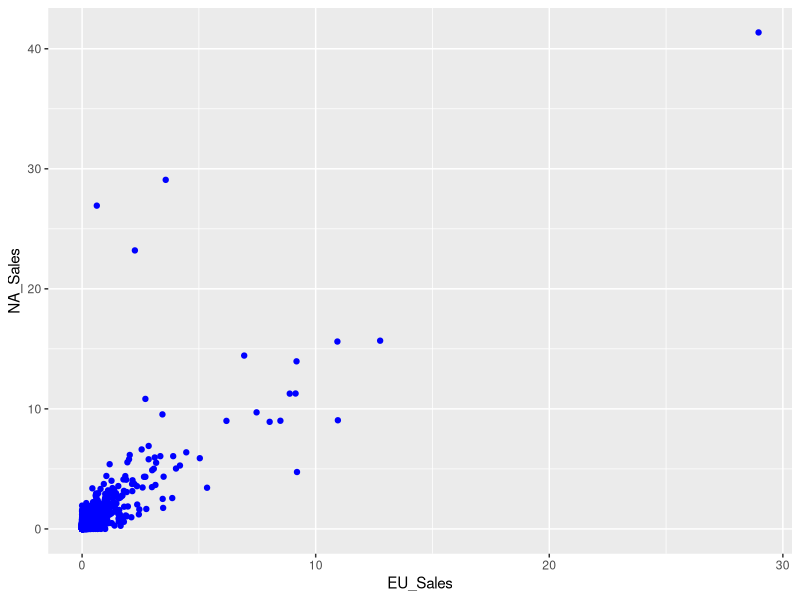
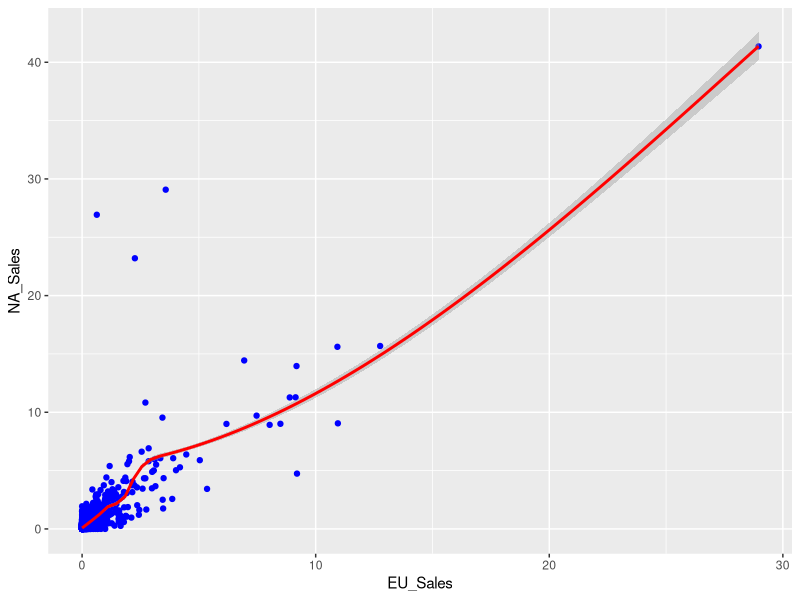
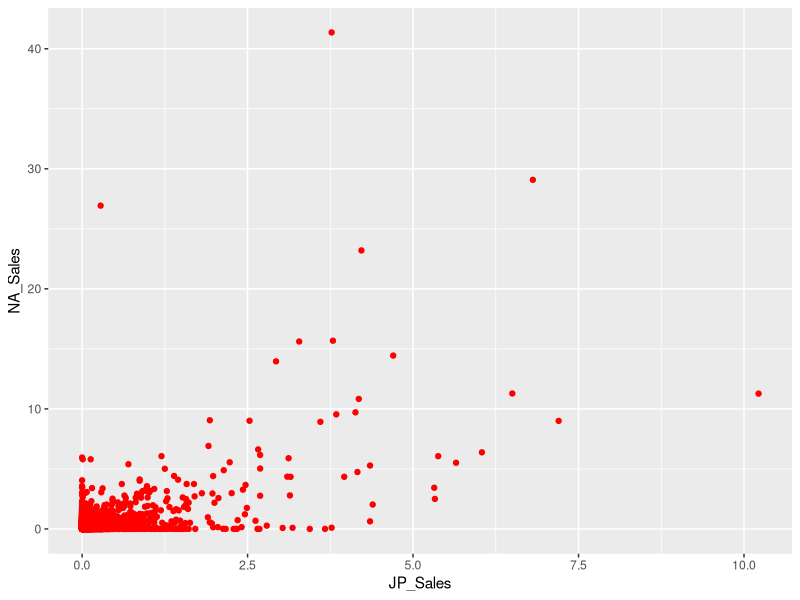
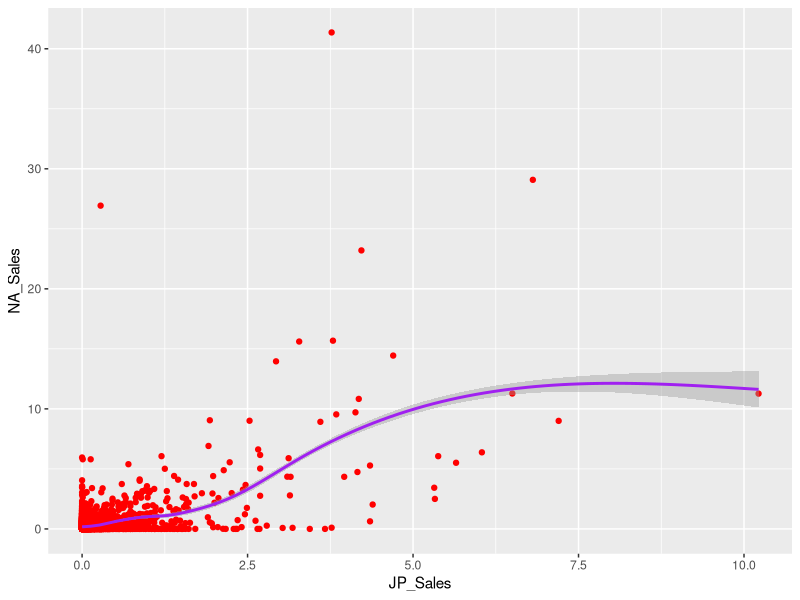
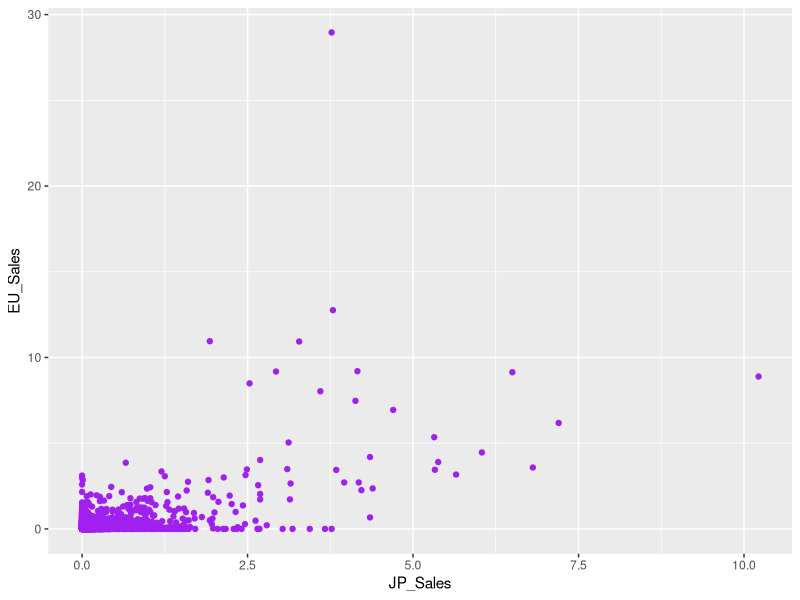
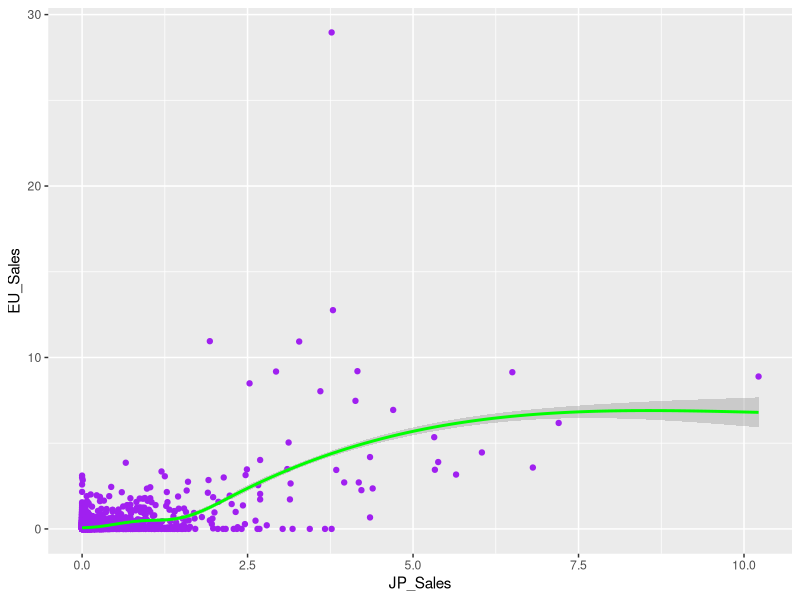
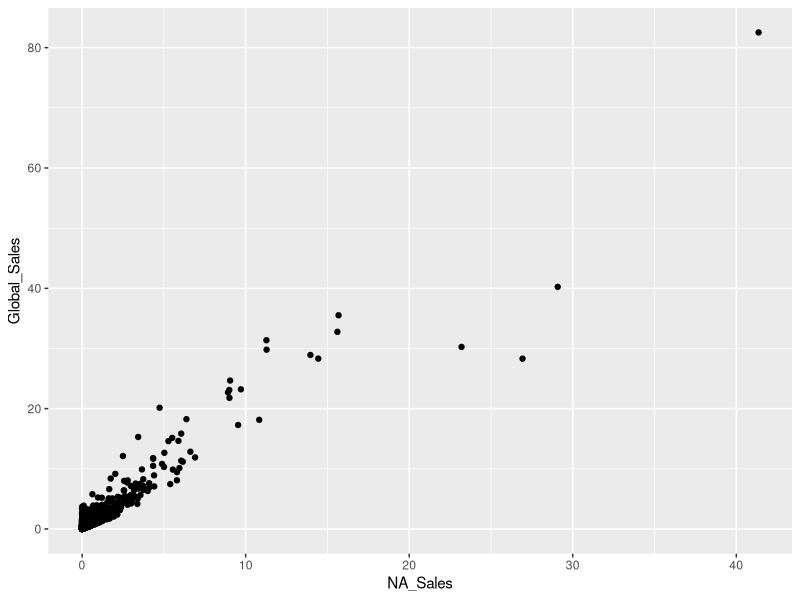
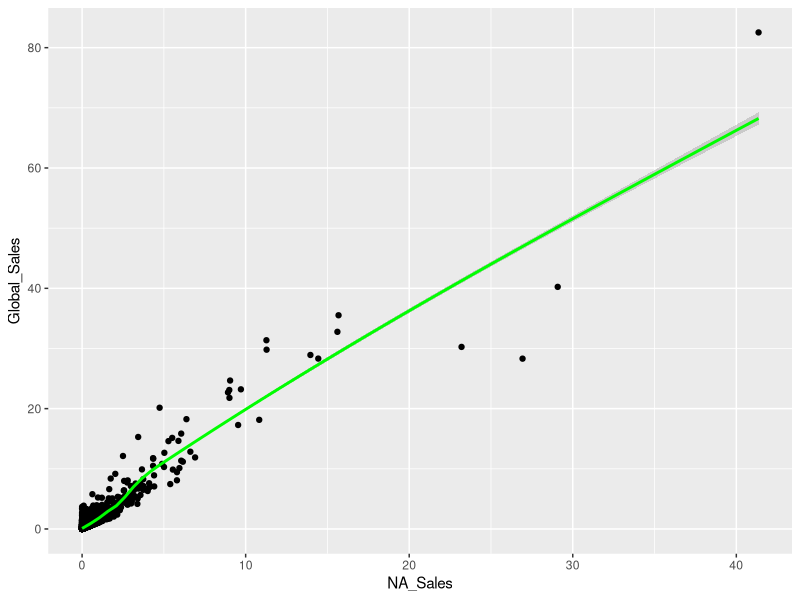

Source code (R) for these figures, in order: (Note: this script raises an error after producing the figures.)
videogamesales <- read.csv('video game sales.csv')

View(videogamesales)

#exploratory data analysis nintedo games

#step 1: filter for nintendo games 
library(dplyr)
Nintendo <- videogamesales %>%
  filter(Platform == "3DS" | Platform == "DS" | Platform == "GB" | Platform == "GBA" | Platform == "GC" | Platform == "N64" | Platform == "NES" | Platform == "Wii" | Platform == "WiiU")

library(ggplot2)
NintendoSales <- ggplot(data = Nintendo, aes(x=EU_Sales, y=NA_Sales)) + geom_point(color = "blue")
print(NintendoSales) + stat_smooth(color = "red")

cor.test(x=Nintendo$EU_Sales, y=Nintendo$NA_Sales, method= "pearson", conf = 0.95)
#games that sell well in Europe also sell well in North America 
#three games sell well in North America but not really in Europe 
#one game sells extremely well in Europe and North America outlier 
#81% correaltion strong correaltion can make a conclusion that nintendo games that sell well in Europe generally do well in america  

NintendoMoney <- ggplot(data = Nintendo, aes(x=JP_Sales, y=NA_Sales)) + geom_point(color = "red")
print(NintendoMoney) + stat_smooth(color = "purple")

cor.test(x=Nintendo$JP_Sales, y=Nintendo$NA_Sales, method="pearson", conf=0.95)
#58% correaltion, weak corealtion not enough to conclude that nintendo games that sell well in japan also sell well in north aermica  
#four games sell a lot better in north america than japan
#there is a packet of games that sell better in north america than Japan by at least 5million dollars


NintendoGlobal <- ggplot(data = Nintendo, aes(x=JP_Sales, y=EU_Sales)) + geom_point(color = "Purple")
print(NintendoGlobal) + stat_smooth(color = "green")

cor.test(Nintendo$JP_Sales, Nintendo$EU_Sales, method="pearson", conf.level = 0.95)
#correaltion of 59.1 , not enough proof to say that games that sell well in japan also do well in europe 
#there are a slew of games that sell better in Europe than Japan by 5 million dollar 
#there is one game that is an outlier and sell better in Europe than Japan by 25 million dollars 

#which company dominates the north american market (Nintendo, Xbox, Sony)
NintendoNAvsGlobal <- ggplot(data = Nintendo, aes(x=NA_Sales, y=Global_Sales)) + geom_point(color='black')
print(NintendoNAvsGlobal) + stat_smooth(color='green')

cor.test(x=Nintendo$NA_Sales, y=Nintendo$Global_Sales, method="pearson", conf.level = 0.95)
#there is a 95% correaltion between sales numbers in NA and global sales numbers
#there is a really strong coreratlion between how games sell in north america and how they sell across the global 

MicrosoftNAVsGlobal <- ggplot(data=Microsoft, aes(x=NA_Sales, y=Global_Sales)) + geom_point(color='grey')
print(MicrosoftNAVsGlobal) + stat_smooth(color='pink')

cor.test(x=Microsoft$NA_Sales, y=Microsoft$Global_Sales, method="pearson", conf.level=0.95) 
#98.2% correlation 

SonyNAvsGlobal <- ggplot(data=Microsoft, aes(x=NA_Sales, y=Global_Sales)) + geom_point(color='red')
print(SonyNAvsGlobal) + stat_smooth(color='purple')

cor.test(x=Sony$NA_Sales, y=Sony$Global_Sales, method="pearson", conf.level=0.95)
#corelation level is 91% 

#the champion ofthe north american market is microsoft 

NintendoGlobalHistogram <- ggplot(Nintendo, aes(x =Global_Sales)) + geom_histogram(binwidth = 2, color = "red", fill = "pink", alpha = 0.5)
print(NintendoGlobalHistogram)
#out of 6032 Nintendo Games ovre 5500 of them garner global sales between 0 and 2 million dollars 
#approximately 500 Nintendo games gathered global sales between 2 and 4 million dollars


NintendoBarChart <- ggplot(data = Nintendo, aes(x=Platform)) +
  geom_bar(aes(fill=Platform)) +
  coord_flip()

print(NintendoBarChart)
#nintedo made the most games for the DS 
#nintendo made the second most games for the wii
#mintaendo made the least amount of games for the wiiu

NintendoBarChart2 <- ggplot(data = Nintendo, aes(x=Platform, y=Global_Sales)) + 
  geom_bar(stat = "identity", aes(fill = Platform))
print(NintendoBarChart2)
#will and ds were the best selling nintendo platforms 
#wiiu was the worst selling nintendo platform 
#generally handheld platforms outsell home consoles for nintendo gamers 

NintendoPlot <- ggplot(data = Nintendo, aes(x=Critic_Score, y=Global_Sales)) + 
  geom_point(color='purple') 
print(NintendoPlot) + stat_smooth(color='yellow')

cor.test(x=Nintendo$Critic_Score, y=Nintendo$Global_Sales, method = 'pearson', conf.level = 0.95)
#15.9% correaltion not a linear relationship 

NintendoPlot2 <- ggplot(data = Nintendo, aes(x=User_Score, y=Global_Sales)) + 
  geom_point(color='pink')
print(NintendoPlot2) + stat_smooth(color='black')

cor.test(x=Nintendo$User_Score, y=Nintendo$Global_Sales, method='pearson', conf.level=0.95)
#9.2% confidence level 

NintendoSalesByGenre <- ggplot(data=Nintendo, aes(x=Year_of_Release, y=Global_Sales)) + 
  geom_bar(stat='identity', aes(fill=Genre))
print(NintendoSalesByGenre)
#late 80's-early 90's dominated by platformers 
#late 90's roleplaying makes a bit of a comeback 
#mid 2000 balanced product line not one genre is really carrying the company 
#2005 along with 2007 and 2008 anomaly simulation did really well and never recaptured the magic afterwards 
#2006 and 2009 was carried by sports and platforming (wii sports and mario bailing out the rest of the games)
#misc games (music titles etc... were big from 2006 to 2010 during the peak of the wii)

NintendoGenreGamesByYear <- ggplot(data=Nintendo, aes(x=Year_of_Release)) + 
  geom_bar(aes(fill=Genre))
print(NintendoGenreGamesByYear)
#late 90's early 2000's nintendo platofrms average close to 100 games a year 
#early to mid 2000's nintedo platforms average close to 300 games a year
#2006 to 2010 nintedno platofrms had between 600 to 700 games a year 
#2012 to present averages close to 100 games a year focuses on quality on quantity 
 
#nintendo makes a ton of action games from 2006-2010
#2002-2006 very balanced game line up 
#huge spike in adventure games in 2008 
#from 2011 large drop off in misc games, probably when the music genre fad died 


NintendoSalesByPlatform <- ggplot(data=Nintendo, aes(x=Year_of_Release, y=Global_Sales)) + 
  geom_bar(stat='identity', aes(fill=Platform))
print(NintendoSalesByPlatform)

#the gameboy had an immpressive ten year run of generating money for nintendo even outselling the NES in some years
#the gameboy advance outsold the gamecube during a four to five year strech 
#the nintendo DS bailed out nintendo in 2005 as it generated approximately 75% of the sales revenue 
#the wii u was a monstrous  disaster and was routinely outsold by the 3DS 

NintendoGamesByPlatform <- ggplot(data=Nintendo, aes(x=Year_of_Release)) + 
  geom_bar(aes(fill=Platform))
print(NintendoGamesByPlatform)
#early 90's nintendo made more games for consoles than handheld
#early 200's to present nintendo makes more games for handheld and console, cashing on gaming on the go
#nintendo made the most games in 2008 which was the peak of the wii 


Top10NintendoGames <- Nintendo %>%
  group_by(Global_Sales) %>%
  top_n(n = 10, wt = Global_Sales)

View(Top10NintendoGames)

Top10NintendoGamesSales <- head(Top10NintendoGames, 10)
View(Top10NintendoGamesSales)

#1 wii Sports 82.5 million
#2 Super Mario Bros (NES) 40.2 million
#3 Mario Kart Wii 35.5 million 
#4 wii sports resort 32.8
#5 Pokemon Red/Pokemon Blue Gameboy 31.4
#6 Tetris Gameboy 30.3
#7 New Super Mario Bros DS 29.80
#8 Wii Play 28.92
#9 New Super Mario Bros Wii 28.32
#10 Duck Hunt NES 28.31

#five wii games made it on here 
#no smash bros 
#wii sports made this list twice

Bottom10NintendoGames <- Nintendo %>%
  group_by(Global_Sales) %>%
  top_n(n = 10, wt = Global_Sales)

View(Bottom10NintendoGames)

Bottom10NintendoGamesSales <- tail(Bottom10NintendoGames, 10)
View(Bottom10NintendoGamesSales)

#worst selling nintedo games 
#1 nintendogs    $100k
#2 Fast Racing Neo $100k
#3 Mario and Luigi Paper Jam and Mario Kart 7 Double Pack $100K
#4 captain rainbow $100k 
#5 art academy home studio $100k 
#6 Mario vs DOnkey Kong Tipping Stars $100k
#7 Slide Advernture mag kid $100k
#8 Donkey Kong Jungle Beat $100k
#9 Jet Impusle $200K
#10	Otona no Renai Shousetsu: Harlequin Selection $200K 

library(ggplot2)
NintendoSalesByRating <- ggplot(data = Nintendo, aes(x = Rating, y=Global_Sales)) + 
  geom_bar(stat = "identity", aes(fill=Rating))
print(NintendoSalesByRating)

NintendoRating <- ggplot(data = Nintendo, aes(x=Rating)) + 
  geom_bar(aes(fill=Rating))
print(NintendoRating)

#can make many conclusion from this due to bad data 
#the most popular genere is E for everyone 
#exclusing the bad data the most amount of games made are E for everyone 
#nintendo makes the same amount of T and E+10 games 
#it is out of character for nintnedo to make an M game 
#nintendo should keep making E for everyone games, it genrates the most amount of sales 

NintendoSalesByYear <- ggplot(data = Nintendo, aes(x = Year_of_Release, y = Global_Sales)) + 
  geom_bar(stat = "identity", aes(fill = Year_of_Release))
print(NintendoSalesByYear)
#nintendo's best year was 2009 in terms of global sales
#nintnedo has a large spike on random years which can be attributed to launching an new console 
#2007 to 2009 nintendo had increases in sales due to the honeymoon period for the wii 
#sales surged dramtically in from 2005-2006
#2005 the ds got a ton of sales 
#2006 the ds and the wii both kicked ass 


#more bar plots 
NintendoBarPlot <- ggplot(data = Nintendo, aes(x= Genre, y=Global_Sales)) + 
  geom_bar(stat = "identity", aes(fill = Genre))
print(NintendoBarPlot)
#clearly nintendo best selling games are platformers
##action sports and micellandous do fairly well as well  
#sports is skewed slightly by the success of the wii sports franchise 
#role playing does okay on nintedo consoles 
#fighting strategy and adventure are the types of games that don't do as well 
#it is puzzling ti see nintendo make puzzle games that don't drive revenue 

NintendoBarPlot2 <- ggplot(data = Nintendo, aes(x= Genre)) + geom_bar(aes(fill = Genre))
print(NintendoBarPlot2)
#they made the most action games even though it isn't the highest selling genre
#they don't make as many sports games mainly they know they can't strike lightning twice like with wii sports 
#why doesn't they make more platforming games, they sell well 
#the miscellandous genre music sold really well 
#i thought fighting would be highe because of smash bros 

CriticScore <- ggplot(data = Nintendo, aes(x=Critic_Score)) + geom_histogram(binwidth = 5, color = 'red', fill = 'red', alpha = 0.5)
print(CriticScore)
#the most amount of critic scores fall behind 67.5 and 72.5 out of 100 mediocre at best 
#thera re a high amount of nintendo games that score between the following values 
#72.5 to 77.5 
#77.5 to 82.5
#82.5 to 87.5

UserScore <- ggplot(data = Nintendo, aes(x=User_Score)) + geom_histogram(binwidth = 1, color = 'blue', fill = 'blue', alpha = 0.5)
print(UserScore)
#the most amount of nintendo games score between 7.5 and 8.5 
#a decent amount of nintendo games score between 8.5 and 9.5 

#examine other video games (SONY, Microsoft)

Microsoft <- videogamesales %>%
  filter(Platform == "XB" | Platform == "X360" | Platform == "XOne")
View(Microsoft)

#sales by year 
MicrosoftSalesByYear <- ggplot(data = Microsoft, aes(x=Year_of_Release, y=Global_Sales)) +
  geom_bar(stat = "identity", aes(fill=Year_of_Release))
print(MicrosoftSalesByYear)
#sales for microsoft gaming consoles peaked at 2010 
#sales for microsoft gaming consoles did surpisngly well in 2008 despite the global economic meltdown 
#sales for the xbox360 gradually incrased every yeaer from 2005 to 2008 
#huge spike in sales from 2000 to 2001 probably halo effect 
#xboxone provided brief spike in sales but tanked from 2014-2016 

MicroSoftSalesByGenre <- ggplot(data = Microsoft, aes(x=Genre, y=Global_Sales)) +
  geom_bar(stat = "identity", aes(fill = Genre))
print(MicroSoftSalesByGenre)
#the cash cows for microsoft are shooter, action and sporst 
#these genres are made by third party develoeprs that are willing to 

MicroSoftSales <- ggplot(data = Microsoft, aes(x=EU_Sales, y=NA_Sales)) + geom_point(color = "purple") 
print(MicroSoftSales) + geom_smooth(color = "orange")
#some correaltion between sales of 0 and 1 million dollars 
#some games sold a lot better in europe than north america
#some games sold a lot better in north america than europe 

cor.test(x=Microsoft$EU_Sales, y=Microsoft$NA_Sales, method = "pearson", conf = 0.95)
#84.4% correaltion 
#we can generally conclude that there is strong correatlion between the sales numbers for games in europe and games in north america 

MicroSoftSales2 <- ggplot(data = Microsoft, aes(x=JP_Sales, y=NA_Sales)) + geom_point(color = 'black')
print(MicroSoftSales2) + geom_smooth(color = 'red')
#correlation of 0.46 percent, no discernible pattern, 
#no discernible pattern between games sales in japan and north america 
#generally many games do better in north america than japan 
cor.test(x = Microsoft$JP_Sales, y= Microsoft$NA_Sales, method = 'pearson', conf = 0.95)

MicroSoftSales3 <- ggplot(data = Microsoft, aes(x=JP_Sales, y=EU_Sales)) + geom_point(color = 'red')
print(MicroSoftSales3) + geom_smooth(color = 'yellow')
#doesn't seem like there is a discerniable pattern
#games seem to sell better in european markets than japan 
cor.test(x=Microsoft$JP_Sales, y=Microsoft$EU_Sales, method = 'pearson', conf.level = 0.95)
#correaltion level of 0.43 weak correation 
#no proof that there is a mutual relationship between games sales in japan and eu sales 

MicrosoftSalesBar <- ggplot(data = Microsoft, aes(x=Rating, y=Global_Sales)) + 
  geom_bar(stat = "identity", aes(fill = Rating))
print(MicrosoftSalesBar)
#clearly microsoft generates the most amount of sales through m games 

MicrosoftSalesBar2 <- ggplot(data = Microsoft, aes(x=Rating)) + 
  geom_bar(aes(fill=Rating))
print(MicrosoftSalesBar2)
#microsoft makes more T and E games than M games, yet the M games generate the most sales 
#probalby a marketing problem of not being able to appeal to a broader audience 

MicrosoftPlatform <- ggplot(data = Microsoft, aes(x=Platform, y=Global_Sales)) +
  geom_bar(stat = 'identity', aes(fill=Platform))
print(MicrosoftPlatform)
#xobox360 was dope games sold like crazy on this console 
#xboxone sucked 

MicrosoftPlatform2 <- ggplot(data = Microsoft, aes(x=Platform)) +
  geom_bar(aes(fill=Platform))
print(MicrosoftPlatform2)
#why did microsoft make so many games for the xbox when only a few of them did well 
#maybe they made better games for the xbox360 whichtranslated to better sales

MicrosoftGames <- ggplot(data = Microsoft, aes(x=Year_of_Release)) +
  geom_bar(aes(fill=Year_of_Release))
print(MicrosoftGames)
#2002-2004 peak of xbox, made the most amount of games are that console 
#dip in games produced from 2006-2007, probably due to switching to xbox360
#microsoft peaked in 2011in terms of games produced 


MicrosoftGenre <- ggplot(data = Microsoft, aes(x=Genre)) +
  geom_bar(aes(fill=Genre))
print(MicrosoftGenre)
#most games that are made are action games 
#second place are sports games 
#third place are shooting games 
#adventure simulation stragegy adn puzzle aren't made as much on xobx 

MicrosoftGenreSalesByYear <- ggplot(data = Microsoft, aes(x=Year_of_Release, y=Global_Sales)) +
  geom_bar(stat="identity", aes(fill=Genre))
print(MicrosoftGenreSalesByYear)
#sports action and shooters take up the bulk of the sales 

MicrosoftHist <- ggplot(data = Microsoft, aes(x=Critic_Score)) + 
  geom_histogram(binwidth=5, color='purple', fill='purple', alpha=0.5)
print(MicrosoftHist)
#most games have a critic score between 72.5-77.5 mediorce 

UserHist <- ggplot(data = Microsoft, aes(x=User_Score)) + 
  geom_histogram(binwidth=1, color='orange', fill='orange', alpha=0.5)
print(UserHist)
#most games score between 7.5 and 8.5 with user scores 

#is there a correaltion between gmaes that get good reviews and sell well 

plot <- ggplot(data = Microsoft, aes(x=Critic_Score, y=Global_Sales)) +
  geom_point(color = "green")
print(plot) + stat_smooth(color="red")

cor.test(x=Microsoft$Critic_Score, y=Microsoft$Global_Sales, method='pearson', conf=0.95)
#34% correaltion, no linear relationship 

plot2 <- ggplot(data = Microsoft, aes(x=User_Score, y=Global_Sales)) + 
  geom_point(color='blue')
print(plot2) + stat_smooth(color='pink')

cor.test(x=Microsoft$User_Score, y=Microsoft$Global_Sales)
#5% correlation, no linear relationship 

MicrosoftGenreSalesByYear <- ggplot(data=Microsoft,aes(x=Year_of_Release, y=Global_Sales)) +
  geom_bar(stat="identity", aes(fill=Genre))
print(MicrosoftGenreSalesByYear)
#xbox is being carried by shooters sports and action 

MicrosoftGenreCountByYear <- ggplot(data=Microsoft, aes(x=Year_of_Release)) +
  geom_bar(aes(fill=Genre))
print(MicrosoftGenreCountByYear)
#microsoft for the most part sticksto what makes them money action shooters and sports 
#they had a thing for making racing games in the early 2000's but have become more discplined 

MicroSoftSalesByPlatform <- ggplot(data=Microsoft, aes(x=Year_of_Release, y=Global_Sales)) +
  geom_bar(stat='identity', aes(fill=Platform))
print(MicroSoftSalesByPlatform)
#2005-2006 represented the passing of the baton from xbox to xbox360 in terms of being the revenue generator 
#2013-2014: passingof the torch from xobx360 to xboxone 
#so far the xboxone hasn't been the smash hit that the developers have hoped for 
#2014 was underwhelming for the xboxone

MicrosoftGamesMadeForPlatform <- ggplot(data=Microsoft, aes(Year_of_Release)) + 
  geom_bar(aes(fill=Platform))
print(MicrosoftGamesMadeForPlatform)
#2014 there are still a decent amount of xbox360 games made, a 50-50 split with xboxone 

library(dplyr)
Top10MicrosoftGames <- Microsoft %>%
  group_by(Global_Sales) %>%
  top_n(n = 10, wt = Global_Sales)

Top10MicrosoftGames <- head(Top10MicrosoftGames, 10)
View(Top10MicrosoftGames)
#kinect adventures was the best selling xbox 360 game of all time 
#gta five takes second place 
#most of the games on this list are either halo or call of duty 
#all of these games were released on the xbox 360 


Bottom10MicrosoftGames <- Microsoft %>%
  group_by(Global_Sales) %>%
  top_n(n = 10, wt = Global_Sales)

Bottom10MicrosoftGames <- tail(Bottom10MicrosoftGames, 10)
View(Bottom10MicrosoftGames)
#most of the games on here are no name action games 
#there is a possibility that all data from 2016 wasn't collected as there is a metal gear solid game on the list 

#sony scripts 
Sony <- videogamesales %>%
  filter(Platform == 'PS2' | Platform == 'PS3' | Platform == 'PS4' | Platform == 'PS' | Platform == 'PSP' | Platform == 'PSV')

View(Sony)

SonyUSVsEurope <- ggplot(data=Sony, aes(x=EU_Sales, y=NA_Sales)) + geom_point(color='red')
print(SonyUSVsEurope) + geom_smooth(color='yellow')

cor.test(x=Sony$EU_Sales, y=Sony$NA_Sales, method='pearson', conf.level = 0.95)
#there is a 72% correatlion between sales for playstation games in the EU and sales for playstation games in North America not bad 

#6 games sold better in Europe than north america 
#several 14 games sold better in North america than europe 

SonyUSVsJapan <- ggplot(data=Sony, aes(x=JP_Sales, y=NA_Sales)) + geom_point(color='green')
print(SonyUSVsJapan) + geom_smooth(color='black')

cor.test(x=Sony$JP_Sales, y=Sony$NA_Sales, method='pearson', conf.level = 0.95) 
#20% correlation no linear relationship 
#most games sell a lot better in north america than japan 

SOnyJpVsEurope <- ggplot(data=Sony, aes(x=JP_Sales, y=EU_Sales)) + geom_point(color='blue')
print(SOnyJpVsEurope) + geom_smooth(color='pink')

cor.test(x=Sony$JP_Sales, y=Sony$EU_Sales, method='pearson', conf.level = 0.95)
#21% correaltion 

SonySalesByConsole <- ggplot(data=Sony, aes(x=Platform, y=Global_Sales)) + 
  geom_bar(stat="identity", aes(fill=Platform))
print(SonySalesByConsole)
#sales data for ps4 is skewed slightly as data caps at 2016 
#ps3 did fairly well 
#PS2 was clearly the highest selling platform of all time 
#PSp and psvita didn't sell terribly well 
#ps3 sold a lot better and PSP

SonyGamesByConsole <- ggplot(data=Sony, aes(x=Platform)) + 
  geom_bar(aes(fill=Platform))
print(SonyGamesByConsole)
#Sony made almost as many PSP games as PS3 games yet the PS3 sold a lot better 
#PS2 had the most games by a considerable margin as it sold the most
#why didn't they make more ps3 games is sold more than the original playstation 
#psvita was left to die limited amount of games made for it 


SonySalesByYear <- ggplot(data=Sony, aes(x=Year_of_Release, y=Global_Sales)) + 
  geom_bar(stat="identity", aes(fill=Year_of_Release))
print(SonySalesByYear)
  
#1998 peak of the ps1
#major slaes spike from 2000 to 2001 ps2 gets mainstream popularity 
#2009 to 2012 sales consistenly declined some of this could be attrbuted to the ps3 going ot the ned of the cycle 
#2011 to 2012 sonys sales are decrease by roughly 50% coudl have something to do with their lack of responsiveness to the PSN hack 
#huge sales incrase from 2012 to 2013 due to realse of ps4 

SonyGamesByYear <- ggplot(data=Sony, aes(x=Year_of_Release)) + 
  geom_bar(aes(fill=Year_of_Release)) 
print(SonyGamesByYear)
#sony made a shit ton of games for the PS3 and trying to get the last sale for the ps2
#sony alsom ade more games in 2005 
#the number of games that sony made went consistenly down from 2007 to 2012
#based on the games that are produced the average life cycle for a sony console is 5 year

SonyGamesSalesByGenre <- ggplot(data=Sony, aes(x=Genre, y=Global_Sales)) + 
  geom_bar(stat="identity", aes(fill=Genre))
print(SonyGamesSalesByGenre)
#action games have been carrying sony consoles the entire time 
#sports shooters role playing and racing games are the only other genres that sell at a decent rate 


SonyGamesMadeByGenre <- ggplot(data=Sony, aes(x=Genre)) + 
  geom_bar(aes(fill=Genre))
print(SonyGamesMadeByGenre)
#for the most part sony knows what they are good at(making action games)
#don't make as many action games please 

SonyGamesSalesByYearByConsole <- ggplot(data=Sony, aes(x=Year_of_Release, y=Global_Sales)) + 
  geom_bar(stat='identity', aes(fill=Platform))
print(SonyGamesSalesByYearByConsole)
#sony couldn't compete with nintendo in the gaming on the go catergory 
#PS2 had one of the longest life cycles in console history selling for eight years and being the star of the show for six years 
#PS3 got off to a rough start and took two years befor sales took off


SonyGamesSalesByYearByGenre <- ggplot(data=Sony, aes(x=Year_of_Release, y=Global_Sales)) + 
  geom_bar(stat='identity', aes(fill=Genre))
print(SonyGamesSalesByYearByGenre)

#create variables handheld or console (0 and 1 before trying machine learning)
#action games and sports sell consistenly well on each console iteration 
#sony stopped making racing games with PS4 as the sales for that genre declined 
#fighting games did well on the ps2 did okay on the ps2, but didn't sell well on the ps3 and ps4 
#shooters have sold better from the ps3 onward to the ps4 

SonySalesByRating <- ggplot(data=Sony, aes(x=Rating, y=Global_Sales)) + 
  geom_bar(stat='identity', aes(fill=Rating))
print(SonySalesByRating)
#sony has a balanced lineup of games sales don't differ drastically from T, M and E 

SonySalesByRatingByYear <- ggplot(data=Sony, aes(x=Year_of_Release, y=Global_Sales)) + 
  geom_bar(stat='identity', aes(fill=Rating))
print(SonySalesByRatingByYear)
#ps2 sales were carried by E and T games 
#ps3 was a shift were T games still sold a lot by M games has a increase in sales 
#e games had a dip in sales in the PS3, sony was trying to cature the magic that microsoft had with halo 
#M games were the leading selling ofr the end of the ps3 era and the start of the ps4 
#e10+ games don't sell well for playstation 

SonyGamesByRatingByYear <- ggplot(data=Sony, aes(x=Year_of_Release)) + 
  geom_bar(aes(fill=Rating))
print(SonyGamesByRatingByYear)
#after 2009 sony decrased the amount of E games they made 
#sony doesn't make a ton of M games but they sell very well, is it one games like call of duty carrying these numbers of are there  multiple franchsies that can be sustainable
#at then ed of hte ps3 era T games weren't made as much as they didn't sell 

SonyCriticScoreHist <- ggplot(data=Sony, aes(x=Critic_Score)) + 
  geom_histogram(binwidth=5, color='red', fill='pink', alpha=0.5)
print(SonyCriticScoreHist)
#most playstation games have a criticscore that ranges from 72.5 to 77.5 #mediorce 

SonyUserScoreHist <- ggplot(data=Sony, aes(x=User_Score)) + 
  geom_histogram(binwidth =0.5, color='red', fill='green', alpha=0.5)
print(SonyUserScoreHist)
#most of the user score range from 7.75 to 8.25 above average 

library(dplyr)
Top10SonyGames <- Sony %>%
  group_by(Global_Sales) %>%
  top_n(n = 10, wt = Global_Sales)

Top10SonyGames <- head(Top10SonyGames, 10)
View(Top10SonyGames)
#top selling palystation games GTA V 
#gta and call of duty sell very well on playstation consoles 


Bottom10SonyGames <- Sony %>%
  group_by(Global_Sales) %>%
  top_n(n = 10, wt = Global_Sales)

Bottom10SonyGames <- tail(Bottom10SonyGames, 10)
View(Bottom10SonyGames)

library(dplyr)
pc <- videogamesales %>%
  filter(Platform == "PC")

library(ggplot2)
pcgamesNAEU <- ggplot(data=pc, aes(x=EU_Sales, y=NA_Sales)) + geom_point(color="green")
print(pcgamesNAEU) + stat_smooth(color="yellow")

cor.test(x=pc$NA_Sales, y=pc$EU_Sales, method="pearson", conf.level = 0.95)
#40% correaltion not a linear relationship 

pcsalesbyyear <- ggplot(data=pc, aes(x=Year_of_Release, y=Global_Sales)) + 
  geom_bar(stat = "identity", aes(fill=Year_of_Release))
print(pcsalesbyyear)
#2011 pc sales were the best by a considerable margin 
#from 2007 to 2011 sales for pc games increased every year 
#from 1998 to 2004 pc game saesl increased every year 
#average sales globally are roughly 10 million 

pcsalesbyyearbygenre <- ggplot(data=pc, aes(x=Year_of_Release, y=Global_Sales)) + 
  geom_bar(stat = "identity", aes(fill=Genre))
print(pcsalesbyyearbygenre)
  
#early 1990's sale sare driven by shooters probably doom counterstrike etc.. 
#strategy dominates from 1995-1999
#2001-2003 sales are domianted by simulation like civilzation 
#2011 domianted by roleplaying and shooters

pcsalesgamesbygenre <- ggplot(data=pc, aes(x=Year_of_Release)) + 
  geom_bar(aes(fill=Genre))
print(pcsalesgamesbygenre)
#2006-2008 average of 50 games made per year
#2009-2011 average of roughly 100 games per year 
#2013-2016 roughly 50 games per year 

pcgamesperyear <- ggplot(data=pc, aes(x=Year_of_Release)) + geom_bar()
print(pcgamesperyear)

pcsalescount <- ggplot(data=pc, aes(x=Global_Sales)) + geom_histogram(binwidth=2, color="red", fill="pink", alpha=1)
print(pcsalescount)
#most games sales range from 0 to 1.25 milllion

Top10PCGames <- pc %>%
  group_by(Global_Sales) %>%
  top_n(n = 10, wt = Global_Sales)

View(Top10PCGames)

Top10PCGames <- head(Top10PCGames, 10)
View(Top10PCGames)

Bottom10PCGames <- pc %>%
  group_by(Global_Sales) %>%
  top_n(n = 10, wt = Global_Sales)

View(Bottom10PCGames)

Bottom10PCGames <- tail(Bottom10PCGames, 10)
View(Bottom10PCGames)
#how the hell did a metal gear solid game appear on this list 

#sega 

sega <- videogamesales %>%
  filter(Sega == 1)

View(sega)

segasalesbyplatform <- ggplot(data = sega, aes(x=Platform, y=Global_Sales)) +
  geom_bar(stat='identity', aes(fill=Platform))
print(segasalesbyplatform)

segasalesbyrating <- ggplot(data =sega, aes(x=Year_of_Release, y=Global_Sales)) + 
  geom_bar(stat='identity', aes(fill=Rating))
print(segasalesbyrating)
#take with a grain of salt most of the ames didn't ahve a rating 

segasalesbyGenre <- ggplot(data = sega, aes(x=Year_of_Release, y=Global_Sales)) + 
  geom_bar(stat='identity', aes(fill=Genre))
print(segasalesbyGenre)
#dominated by fighting and adventure games in early years 
#sports became popular in regular years 


segarating <- ggplot(data = sega, aes(x=Rating)) +
  geom_bar(color='grey')
print(segarating)

segagenre <- ggplot(data = sega, aes(x=Genre)) + 
  geom_bar(color='grey', fill='purple')
print(segagenre)
#made mostly action and fighting games 

segacountofgenrebyyear <- ggplot(data = sega, aes(x=Year_of_Release)) + 
  geom_bar(aes(fill=Genre))
print(segacountofgenrebyyear)
#sega peaked between 1994 and 1995 
#wasn't dominated by sonic 









  